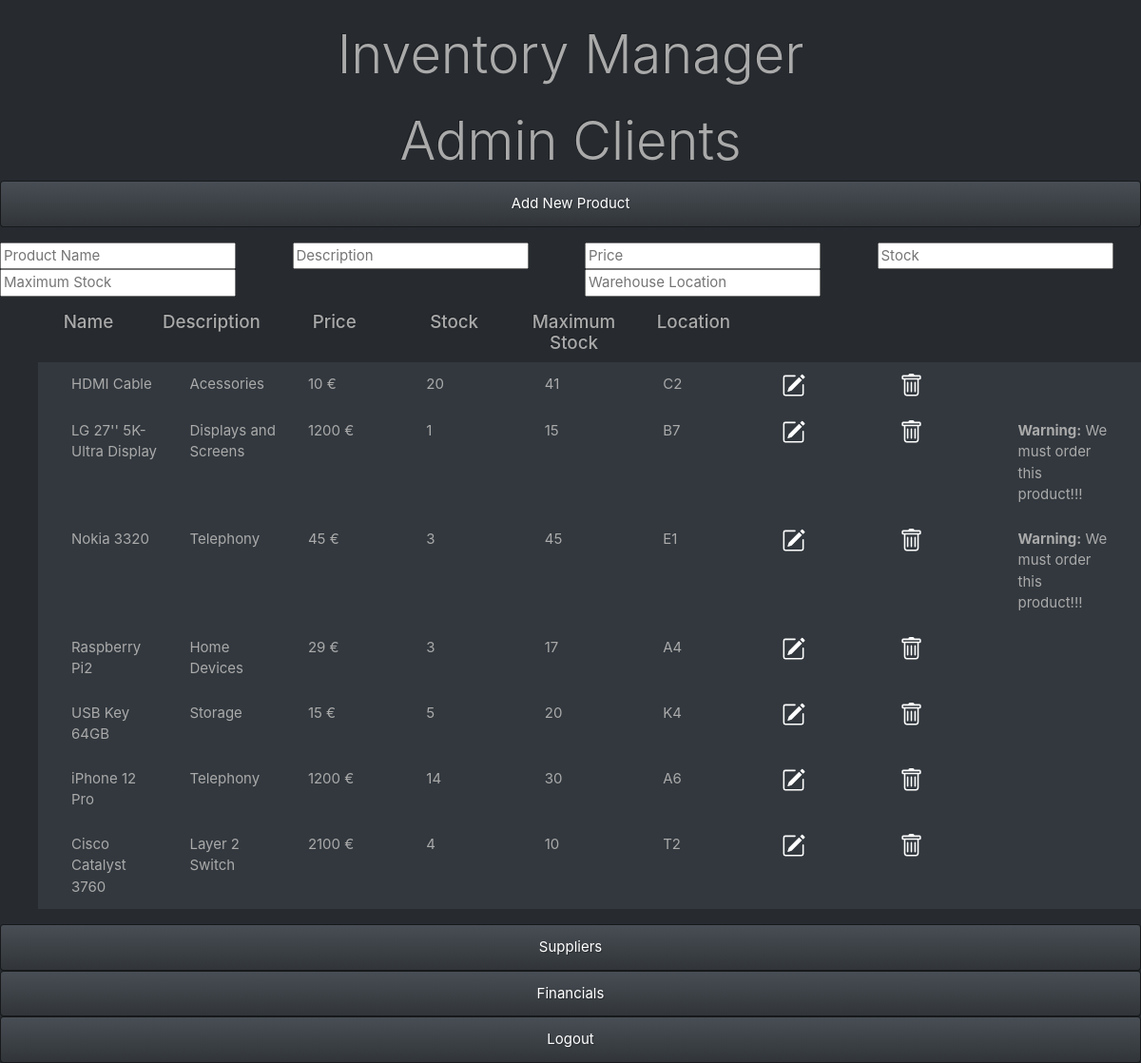
The app's page /admin_c with its own data.
### main.py (models this page shows)
class Products(db.Model):
    __tablename__ = "products"
    id = db.Column(db.Integer, primary_key=True)
    name = db.Column(db.String)
    description = db.Column(db.String)
    stock = db.Column(db.Integer)
    price = db.Column(db.Integer)
    top_stock = db.Column(db.Integer)
    location = db.Column(db.String)

### main.py (the view)
@app.route('/admin_c', methods=['GET'])
def admin_c():
    all_prods = Products.query.all()
    stock_a = Products.query.with_entities(Products.stock).all()  # extraemos valores de las columnas
    stock_b = Products.query.with_entities(Products.top_stock).all()
    stock_a = [stock[0] for stock in
               stock_a]  # transformamos los valores de tipo class 'sqlalchemy.util._collections.result'
    stock_b = [top_stock[0] for top_stock in stock_b]  # a tipo int para poder trabajar con ellos
    ratios = []
    for i in range(len(stock_a)): #creamos un loop para ver si el stock es menos del 10% del stock maximo
        ratio = stock_a[i] / stock_b[i]
        ratios.append(ratio)
    error = 'We must order this product!!!' #si el nivel de stock es menos del 10% desplegamos este error
    return render_template("admin_c.html", prod_list_ratios=zip(all_prods, ratios), error=error)

### templates/admin_c.html (shortened to what this page needs)
<!DOCTYPE html>
<html lang="en">
<head>
    <link rel="stylesheet" href="https://stackpath.bootstrapcdn.com/bootswatch/4.5.2/slate/bootstrap.min.css" integrity="
    sha384-8iuq0iaMHpnH2vSyvZMSIqQuUnQA7QM+f6srIdlgBrTSEyd//AWNMyEaSF2yPzNQ">
</head>
<body>
<main>
    <h1 class="display-4 text-center mt-4 titulo">Inventory Manager</h1>
    <h2 class="display-4 text-center mt-4 titulo">Admin Clients</h2>
        <form action="/add_c" method="post">
            <input type="submit" value="Add New Product" class="btn btn-primary btn-large btn-block">
            <div class="row">
                    <div class="col">
                        <span>
                            <input type="text" name="name" placeholder='Product Name'>
                        </span>
                    </div>
                    <div class="col">
                        <span>
                            <input type="text" name="description" placeholder='Description'>
                        </span>
                    </div>
                    <div class="col">
                        <span>
                            <input type="number" name="price" placeholder='Price'>
                        </span>
                    </div>
                    <div class="col">
                        <span>
                            <input type="number" name="stock" placeholder='Stock'>
                        </span>
                    </div>
                    <div class="col">
                        <span>
                            <input type="number" name="top_stock" placeholder='Maximum Stock'>
                        </span>
                    </div>
                    <div class="col">
                        <span>
                            <input type="text" name="location" placeholder='Warehouse Location'>
                        </span>
                    </div>
            </div>
        </form>
           <div class="container">
           <div class="row">
               <div class="col"><h5>
                   <center>
                   Name
                   </center></h5>
               </div>
               <div class="col"><h5>
                   <center>
                   Description
                   </center></h5>
               </div>
               <div class="col"><h5>
                   <center>
                   Price
                   </center></h5>
               </div>
               <div class="col"><h5>
                   <center>
                   Stock
                   </center></h5>
               </div>
               <div class="col"><h5>
                   <center>
                   Maximum Stock
                   </center></h5>
               </div>
               <div class="col"><h5>
                   <center>
                   Location
                   </center></h5>
               </div>
               <div class="col">
               </div>
               <div class="col">
               </div>
               <div class="col">
               </div>
           </div>
           </div>
        <ul>
            {% for all_prod,ratio in prod_list_ratios %}
            <li class="list-group-item" style="border:none">
                <div class="container">
                    <div class="row">
                        <div class="col">
                {{all_prod.name}}
                            </div>
                        <div class="col">
                {{all_prod.description}}
                            </div>
                         <div class="col">
                {{all_prod.price}}  €
                            </div>
                        <div class="col">
                {{all_prod.stock}}
                            </div>
                        <div class="col">
                {{all_prod.top_stock}}
                            </div>
                        <div class="col">
                {{all_prod.location}}
                            </div>
                        <div class="col">
                                 <a href="/edit_c/{{all_prod.id}}" style="...">
                                 </a>
                            </div>
                        <div class="col">
                                 <a href="/delete_c/{{all_prod.id}}" style="...">
                                 </a>
                            </div>
                        <div class="col">
                                {% if ratio<=0.1 %}
                            <strong>Warning:</strong> {{ error }}
                                {% endif %}
                            </div>
                        </div>
                    </div>
            </li>
            {% endfor %}
        </ul>
            <form action="/admin_s">
                <input type="submit" value="Suppliers" class="btn btn-primary btn-large btn-block">
            </form>
            <form action="/admin_f">
                <input type="submit" value="Financials" class="btn btn-primary btn-large btn-block">
            </form>
           <form action="/logout">
                <input type="submit" value="Logout" class="btn btn-primary btn-large btn-block">
           </form>
</main>
</body>
</html>

### records on screen
Products: name "HDMI Cable", description "Acessories", price "10", stock "20", top_stock "41", location "C2"
Products: name "LG 27'' 5K-Ultra Display", description "Displays and Screens", price "1200", stock "1", top_stock "15", location "B7", error "We must order this product!!!"
Products: name "Nokia 3320", description "Telephony", price "45", stock "3", top_stock "45", location "E1", error "We must order this product!!!"
Products: name "Raspberry Pi2", description "Home Devices", price "29", stock "3", top_stock "17", location "A4"
Products: name "USB Key 64GB", description "Storage", price "15", stock "5", top_stock "20", location "K4"
Products: name "iPhone 12 Pro", description "Telephony", price "1200", stock "14", top_stock "30", location "A6"
Products: name "Cisco Catalyst 3760", description "Layer 2 Switch", price "2100", stock "4", top_stock "10", location "T2"
